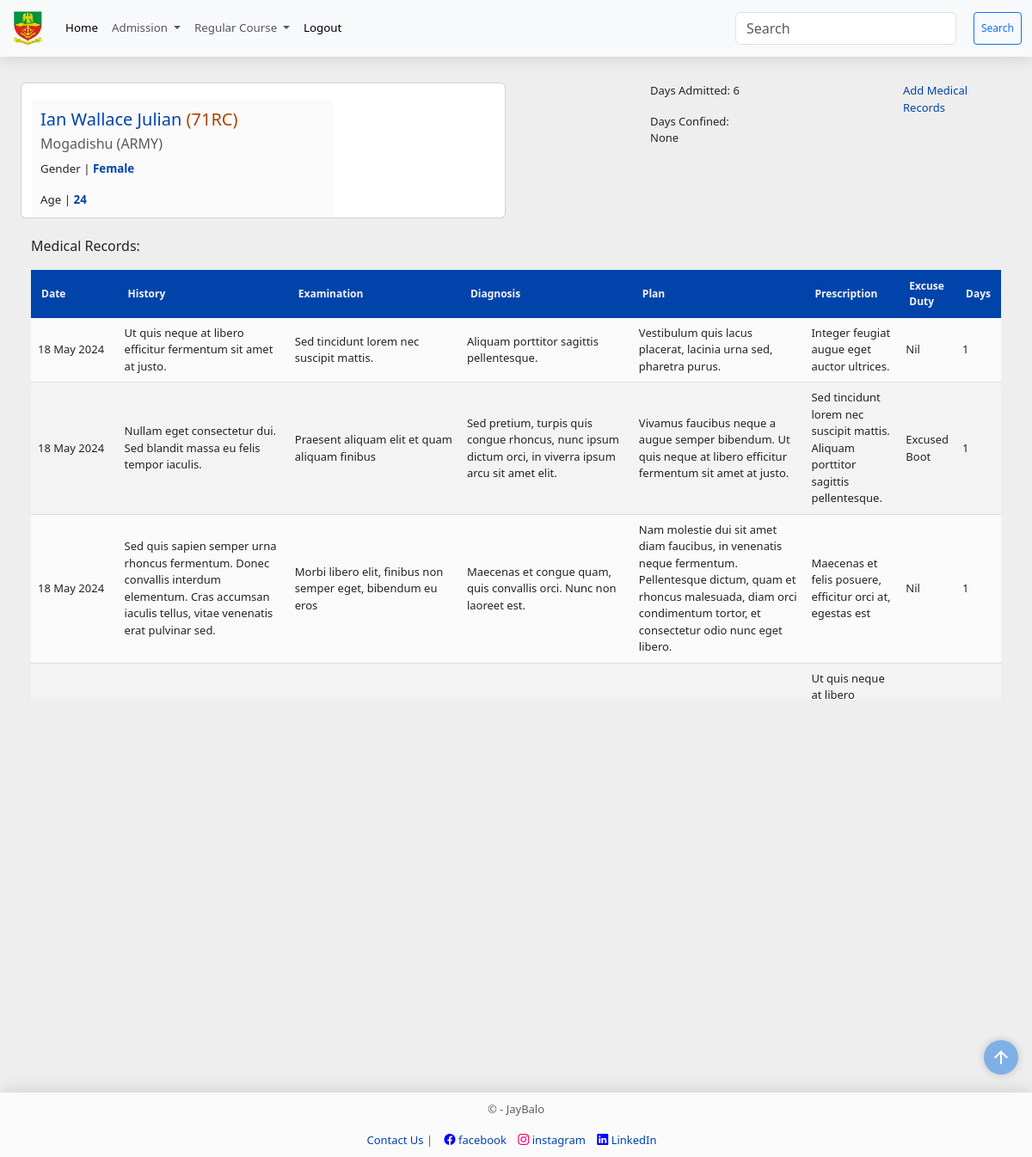
The app's page /dashboard/1 (signed in) with its own data.
### models.py (models this page shows, shortened)
class Cadet(db.Model):
    __tablename__= "cadets"
    id = Column("id", Integer, primary_key=True, autoincrement=True)
    cadet_no = Column("cadet_no", String, unique=True, nullable=False)
    first_name = Column("first_name", String, nullable=False)
    middle_name = Column("middle_name", String, nullable=True)
    last_name = Column("last_name", String, nullable=False)
    religion = Column("religion", String, nullable=False)
    state = Column("state", String, nullable=False)
    lga = Column("lga", String, nullable=False)
    date_of_enlistment = Column("date_of_enlistment", String, nullable=False)
    date_of_birth = Column("date_of_birth", String, nullable=False)
    department_id = Column('department_id', ForeignKey('departments.id'), nullable=False)
    department = relationship('Department', back_populates='cadets')
    bn_id = Column("bn_id", ForeignKey('battalions.id'), nullable=False)
    bn = relationship('Battalion', back_populates='cadet')
    gender_id = Column("gender_id", ForeignKey('genders.id'), nullable=False)
    gender = relationship('Gender', back_populates='cadet')
    service_id = Column("service_id", ForeignKey('services.id'), nullable=False)
    service = relationship('Service', back_populates='cadet')
    regular_id = Column("regular_id", ForeignKey('regular_courses.id'), nullable=False)
    regular_course = relationship('RegularCourse', back_populates='cadet')
    medical = relationship('Medical', back_populates='cadet')
    admission_count = Column("admission_count", Integer, nullable=False, default=0)
    admission_date = Column(Date, nullable=True)  # New field for admission date
    scores = relationship("Score", back_populates='cadet', uselist=False)
    service_scores = relationship("ServiceScore", back_populates='cadet', uselist=False)
    courses = relationship("Course", back_populates="cadet")
    profile_picture = relationship('ProfilePicture', back_populates='cadet')

class RegularCourse(db.Model):
    __tablename__="regular_courses"
    id = Column("id", Integer, primary_key=True)
    course_no = Column("course_no", Integer, nullable=False)
    cadet = relationship('Cadet', back_populates='regular_course')

class Battalion(db.Model):
    __tablename__="battalions"
    id = Column("id", Integer, primary_key=True, autoincrement=True)
    bn = Column("bn", String, nullable=False)
    cadet = relationship('Cadet', back_populates='bn')

class Service(db.Model):
    __tablename__="services"
    id = Column('id', Integer, primary_key=True)
    service_type = Column('service_type', String, nullable=False)
    service_subjects = relationship('ServiceSubject', back_populates='service')
    cadet = relationship('Cadet', back_populates='service')

class Gender(db.Model):
    __tablename__="genders"
    id = Column("id", Integer, primary_key=True)
    gender_type = Column("gender_type", String, nullable=False)
    staff = relationship('Staff', back_populates='gender')
    cadet = relationship('Cadet', back_populates='gender')

class Medical(db.Model):
    __tablename__ = "medicals"
    id = Column(Integer, primary_key=True, autoincrement=True)
    date_reported_sick = Column(Date, nullable=False, default=func.now())
    history = Column(String, nullable=False)
    examination = Column(String, nullable=False)
    diagnosis = Column(String, nullable=False)
    plan = Column(String, nullable=False)
    prescription = Column(String, nullable=False)
    excuse_duty = Column(String, nullable=False)
    excuse_duty_days = Column(Integer, nullable=True, default=0)
    admission_count = Column(Integer, nullable=False, default=0)
    cadet_id = Column(Integer, ForeignKey("cadets.id"), nullable=False)
    cadet = relationship("Cadet", back_populates="medical")

### main.py (the view)
@app.route("/dashboard/<int:id>", methods=["GET","POST"])
@login_required
def student_info(id):
    search_form = SearchForm()
    page = request.args.get("page", 1, type=int)
    per_page = 20
    cadet_medical_records = session.query(Medical).filter(Medical.cadet_id==id).all()
    cadet_records = session.query(Cadet).filter(Cadet.id==id).first()
    profile_pics = session.query(ProfilePicture).filter(ProfilePicture.cadet_id==id).first()
    days_confined = session.query(func.sum(Medical.excuse_duty_days)).filter(
        Medical.cadet_id==id,
        Medical.excuse_duty=="confinement"
        ).scalar()
    try:
        selected_cadet = session.query(Cadet).join(Battalion).filter(Cadet.id == id, Cadet.bn_id == Battalion.id).first()
        dob_str = selected_cadet.date_of_birth
        doe_str = selected_cadet.date_of_enlistment
        dob_obj = datetime.strptime(dob_str, '%Y-%m-%d')
        doe_obj = datetime.strptime(doe_str, '%Y-%m-%d')
        dob_year = dob_obj.year
        current_year = datetime.now().year
        cadet_age = current_year - dob_year
        formatted_dob = dob_obj.strftime('%d %B %Y').lstrip('0').replace(' 0', ' ')
        formatted_doe = doe_obj.strftime('%d %B %Y').lstrip('0').replace(' 0', ' ')
    except NoResultFound:
        return "Cadet not found", 404
    except ValueError as e:
        return f"Error: {e}", 500
    return render_template("dashboard.html",
                               search_form=search_form,
                               selected_cadet=selected_cadet,
                               profile_pics=profile_pics,
                               rows=cadet_medical_records,
                               days_confined=days_confined,
                               cadet_records=cadet_records,
                               cadet_age=cadet_age,
                               formatted_dob=formatted_dob,
                               formatted_doe=formatted_doe,
                               page=page,
                               per_page=per_page
                               )

### forms.py
class SearchForm(FlaskForm):
    searched = StringField('Searched', validators=[DataRequired() ])
    submit = SubmitField('Search')

### main.py (called while the page is built)
@app.context_processor
def base():
    form = SearchForm()
    course = regular_courses() # Assuming this returns a dictionary
    return {
        'form_dict': dict(form=form),
        'course_dict': course,
        }

@login_manager.user_loader
def load_user(staff_id):
    staff = session.get(Staff, int(staff_id))
    session.close() # Close the session after use
    return staff

### utils.py (called while the page is built)
def regular_courses():
    course = db.session.query(RegularCourse).all()
    course_dict = {}
    for course_object in course:
        key = course_object.id
        course_dict[key] = [course_object.course_no]
    return course_dict

### templates/dashboard.html (shortened to what this page needs)
<!DOCTYPE html>
{% extends "base.html" %}
{% block content %}
<div style="height: 1100px" class="container-fluid">
  <div
    style="display: flex; flex-wrap: wrap; justify-content: space-between"
    class="row"
  >
    <div class="col-md-6 col-sm-8">
      <div class="card" style="margin-bottom: 20px;">
        <div
          style="margin: 0; display: flex; justify-content: space-between"
          class="row"
        >
          <div class="col-md-8">
            <div class="card-body">
              <h5 style="color: rgb(0, 68, 171)" class="card-title">
                {{ selected_cadet.first_name + ' ' + selected_cadet.middle_name
                + ' ' + selected_cadet.last_name }}
                <a
                  href="{{ url_for('select_course', id=selected_cadet.regular_course.id)}}"
                  style="color: rgb(171, 68, 0)"
                  >({{ selected_cadet.regular_course.course_no }}RC)</a
                >
              </h5>
              <p class="card-subtitle mb-2 text-body-secondary">
                {{selected_cadet.bn.bn.capitalize() }} ({{
                selected_cadet.service.service_type.upper() }})
              </p>
              <p style="font-size: smaller" class="card-text">
                Gender |
                <b style="color: rgb(0, 68, 171)"
                  >{{ selected_cadet.gender.gender_type.capitalize() }}</b
                >
              </p>
              <p style="font-size: smaller" class="card-text">
                Age |
                <b style="color: rgb(0, 68, 171)">{{ cadet_age }}</b>
              </p>
            </div>
          </div>
        </div>
      </div>
    </div>
    <div class="col" style="max-width: 150px; font-size: small">
      <p>Days Admitted: {{ selected_cadet.admission_count }}</p>
      <p>Days Confined: {{ days_confined }}</p>
    </div>
    <div class="col" style="max-width: 150px; font-size: small">
      <a
        type="btn"
        href="{{ url_for('add_medical_record', id=selected_cadet.id) }}"
        class="card-link"
        >Add Medical Records</a
      >
    </div>
  </div>
  <div style="margin: auto;" class="container-fluid">
    <div style="margin: 0;" id="autocomplete-suggestions" class="autocomplete-suggestions">
      <p>Medical Records:</p>
      <div style="margin: 0; padding: 0;" class="scrollable-table">
        <table style="margin: 0;" class="custom-table table-sm table-hover table-borderless">
          <thead style="font-size: smaller;">
            <tr>
              <th style="width: 10%" scope="col">Date</th>
              <th style="width: 20%" scope="col">History</th>
              <th style="width: 20%" scope="col">Examination</th>
              <th style="width: 20%" scope="col">Diagnosis</th>
              <th style="width: 20%" scope="col">Plan</th>
              <th style="width: 20%" scope="col">Prescription</th>
              <th style="width: 20%" scope="col">Excuse Duty</th>
              <th style="width: 20%" scope="col">Days</th>
            </tr>
          </thead>
          <tbody style="font-size: small" id="cadet-table-body">
            {% for row in rows %}
            <tr class="active-row">
              <td data-cell="date">{{ row.date_reported_sick.strftime('%d %B %Y').lstrip('0').replace(' 0', ' ') }}</td>
              <td data-cell="history" class="head-center">
                {{ row.history }}
              </td>
              <td data-cell="examination" class="head-center">
                {{ row.examination }}
              </td>
              <td data-cell="diagnosis" class="head-center">
                {{ row.diagnosis }}
              </td>
              <td data-cell="plan" class="head-center">
                {{ row.plan }}
              </td>
              <td data-cell="prescription" class="head-center">
                {{ row.prescription }}
              </td>
              <td data-cell="excuse_duty" class="head-center">
                {{ row.excuse_duty.title() }}
              </td>
              <td data-cell="days" class="head-center">
                {{ row.excuse_duty_days }}
              </td>
            </tr>
            {% endfor %}
          </tbody>
        </table>
      </div>
    </div>
  </div>
</div>
 {% endblock %}

### static/styles.css (style rules this page uses)
html { scroll-behavior: smooth; }
body { margin: 0; padding: 0; background-color: #eeeeee; min-height: 100vh; display: flex; flex-direction: column; height: auto; margin-bottom: 50px; }
.row { padding-top: 20px; }
.col { width: fit-content; min-width: min-content; }
.scrollable-table { height: 500px; overflow-y: auto; scroll-snap-type: y mandatory; }
.scrollable-table > table { width: 100%; }
table { width: 100%; background-color: #fafafa; border-radius: 5px 5px 0 0; }
.custom-table { border-collapse: collapse; margin: 0; font-size: 0.9em; width: fit-content; border-radius: 5px 5px 0 0; box-shadow: 0 0 20px rgba(0, 0, 0, 0.15); }
.custom-table thead tr { background-color: rgb(0, 68, 171); color: #f4f4f4; text-align: left; font-weight: 600; position: sticky; top: 0; }
.custom-table th, .content-table td { padding: 10px 12px; }
.custom-table tbody td { padding: 0.5rem; }
.custom-table tbody tr { border-bottom: 1px solid #dddddd; }
.custom-table tbody tr:nth-of-type(even) { background-color: #f3f3f3; }
a { text-decoration: none; color: rgb(0, 68, 171); }
.card-body { padding: 10px; background-color: #fafafa; }
.card-link { color: rgb(0, 68, 171); }

### records on screen
Cadet: first_name+middle_name+last_name "Ian Wallace Julian", admission_count "6"
RegularCourse: regular_course.course_no "71"
Battalion: bn.bn "Mogadishu"
Service: service.service_type "ARMY"
Gender: gender.gender_type "Female"
Medical: date_reported_sick "18 May 2024", history "Ut quis neque at libero efficitur fermentum sit amet at justo.", examination "Sed tincidunt lorem nec suscipit mattis.", diagnosis "Aliquam porttitor sagittis pellentesque.", plan "Vestibulum quis lacus placerat, lacinia urna sed, pharetra purus.", prescription "Integer feugiat augue eget auctor ultrices.", excuse_duty "Nil", excuse_duty_days "1"
Medical: date_reported_sick "18 May 2024", history "Nullam eget consectetur dui. Sed blandit massa eu felis tempor iaculis.", examination "Praesent aliquam elit et quam aliquam finibus", diagnosis "Sed pretium, turpis quis congue rhoncus, nunc ipsum dictum orci, in viverra ipsum arcu sit amet elit.", plan "Vivamus faucibus neque a augue semper bibendum. Ut quis neque at libero efficitur fermentum sit amet at justo.", prescription "Sed tincidunt lorem nec suscipit mattis. Aliquam porttitor sagittis pellentesque.", excuse_duty "Excused Boot", excuse_duty_days "1"
Medical: date_reported_sick "18 May 2024", history "Sed quis sapien semper urna rhoncus fermentum. Donec convallis interdum elementum. Cras accumsan iaculis tellus, vitae venenatis erat pulvinar sed.", examination "Morbi libero elit, finibus non semper eget, bibendum eu eros", diagnosis "Maecenas et congue quam, quis convallis orci. Nunc non laoreet est.", plan "Nam molestie dui sit amet diam faucibus, in venenatis neque fermentum. Pellentesque dictum, quam et rhoncus malesuada, diam orci condimentum tortor, et consectetur odio nunc eget libero.", prescription "Maecenas et felis posuere, efficitur orci at, egestas est", excuse_duty "Nil", excuse_duty_days "1"
Medical: prescription "Ut quis neque at libero…"

### other values on screen
{{ days_confined }} "None"
